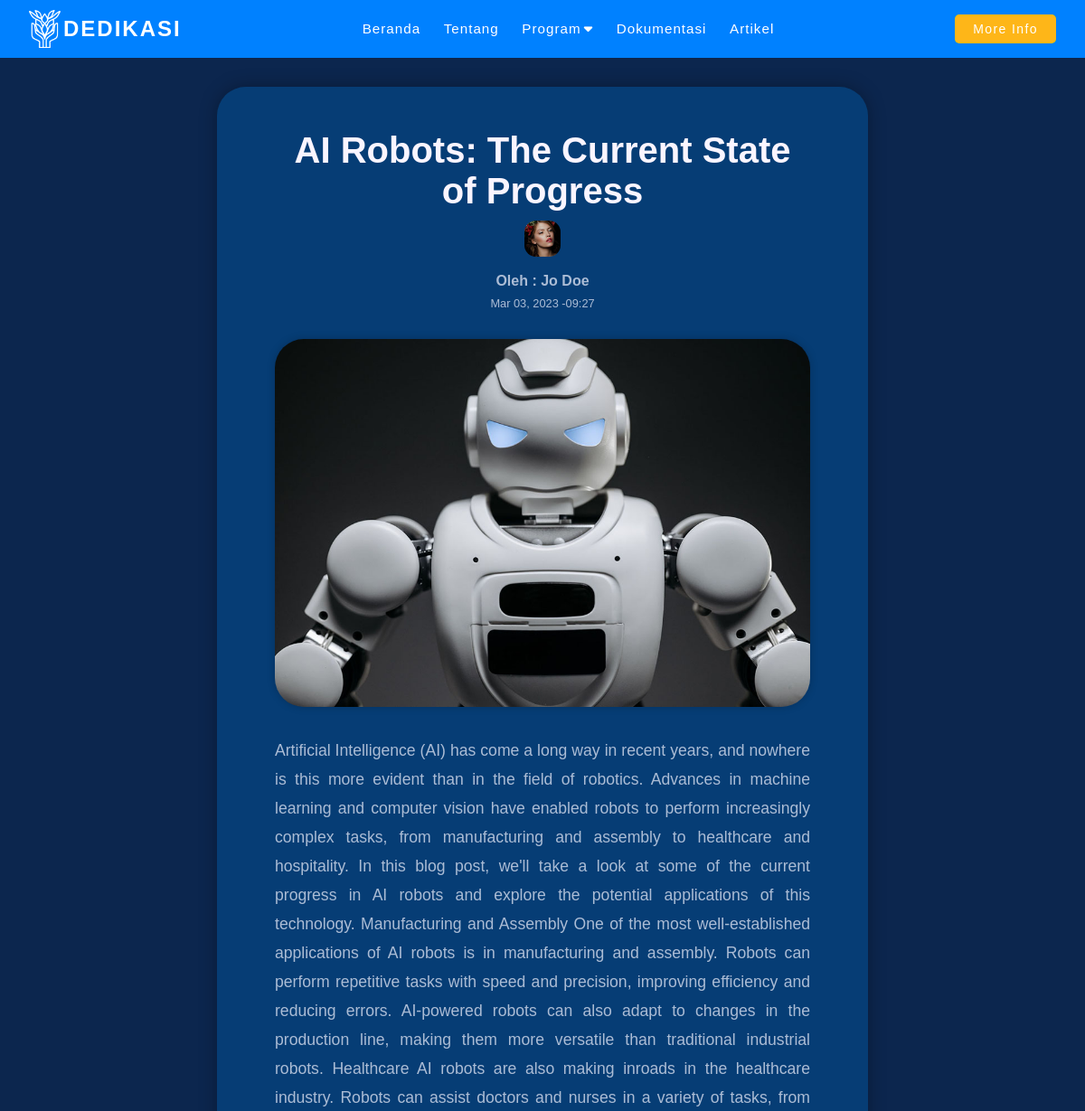
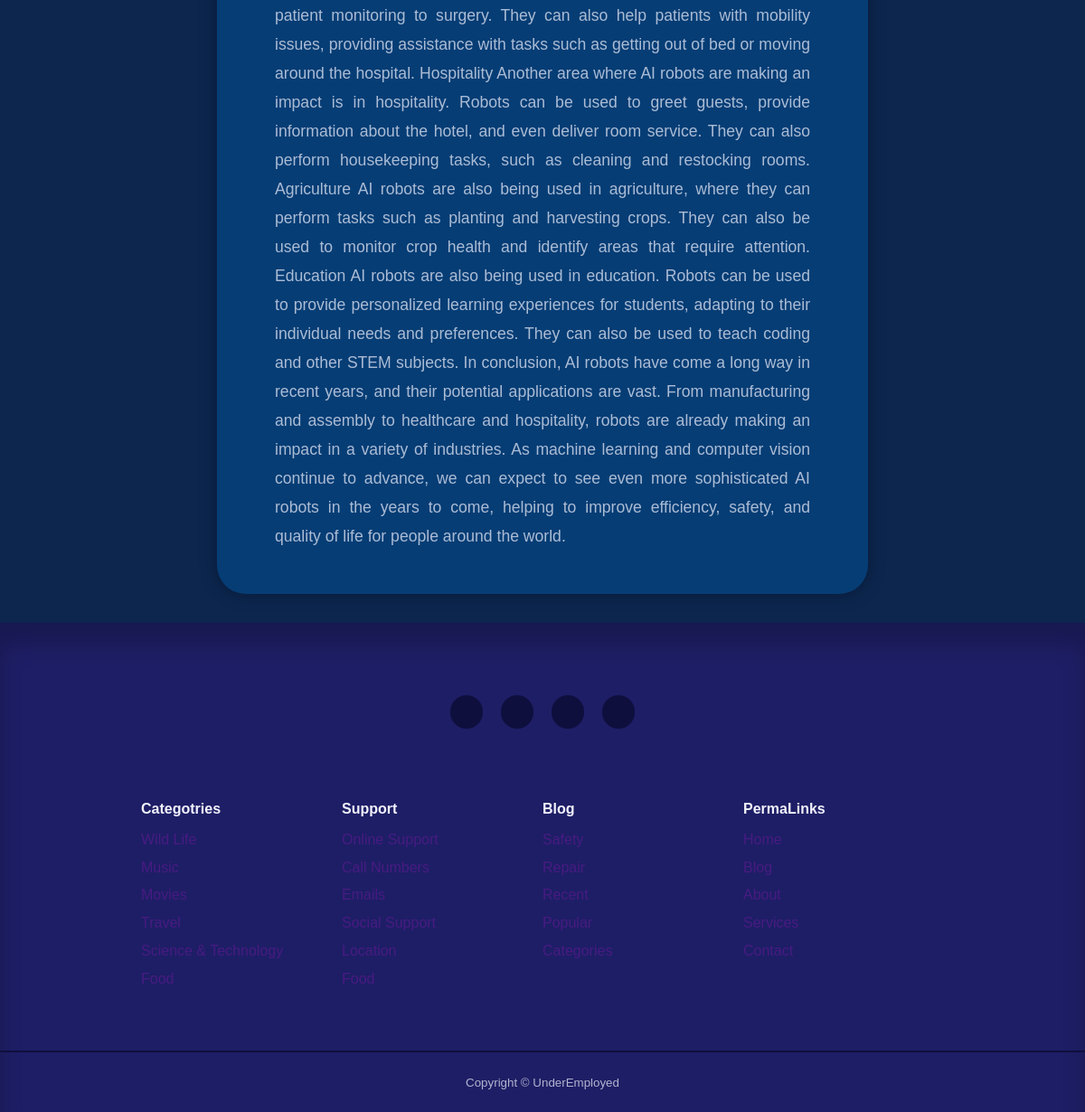
Page /post.php?id=22 on the committed database (2 pictures, top to bottom).
### tables this page shows
CREATE TABLE `posts` (
  `id` int(11) UNSIGNED NOT NULL,
  `title` varchar(255) NOT NULL,
  `body` text NOT NULL,
  `thumbnail` varchar(255) NOT NULL,
  `date_time` timestamp NOT NULL DEFAULT current_timestamp(),
  `category_id` int(11) UNSIGNED DEFAULT NULL,
  `author_id` int(11) UNSIGNED NOT NULL,
  `is_featured` tinyint(1) NOT NULL
);

CREATE TABLE `users` (
  `id` int(11) UNSIGNED NOT NULL,
  `firstname` varchar(50) NOT NULL,
  `lastname` varchar(50) NOT NULL,
  `username` varchar(50) NOT NULL,
  `email` varchar(100) NOT NULL,
  `password` varchar(255) NOT NULL,
  `avatar` varchar(255) NOT NULL,
  `is_admin` tinyint(1) NOT NULL
);

### post.php (the view)
<?php
include 'partials/navbar.php';
if (isset($_GET['id'])) {
    $id = filter_var($_GET['id'], FILTER_SANITIZE_NUMBER_INT);
    $query = "SELECT * FROM posts WHERE id=$id";
    $result = mysqli_query($connection, $query);
    $post = mysqli_fetch_assoc($result);
    $author_id = $post['author_id'];
    $author_query = "SELECT * FROM users WHERE id=$author_id";
    $author_result = mysqli_query($connection, $author_query);
    $author = mysqli_fetch_assoc($author_result);
} else {
    header('location: ' . ROOT_URL . 'blog.php');
    die();
}
?>
<section class="singlepost">
    <div class="container singlepost__container">
        <h2>
            <?= $post['title'] ?>
        </h2>
        <div class="post__author">
            <div class="post__author-avatar">
                <img src="./images/<?= $author['avatar'] ?>">
            </div>
            <div class="post__author-info">
                <h5>Oleh : <?= "{$author['firstname']} {$author['lastname']}" ?></h5>
                <small>
                    <?= date("M d, Y -H:i", strtotime($post['date_time'])) ?>
                </small>
            </div>
        </div>
        <div class="singlepost__thumbnail">
            <img src="./images/<?= $post['thumbnail'] ?>">
        </div>
        <p><?= $post['body'] ?></p>
    </div>
</section>
<?php
include './partials/footer.php';
?>

### partials/navbar.php (shortened to what this page needs)
<!DOCTYPE html>
<html lang="en">
<head>
    <link rel="stylesheet" href="<?= ROOT_URL ?>css/style.css">
    <link rel="stylesheet" href="https://cdnjs.cloudflare.com/ajax/libs/font-awesome/6.5.2/css/all.min.css"
 />
    <link rel="stylesheet" href="https://cdnjs.cloudflare.com/ajax/libs/remixicon/4.2.0/remixicon.min.css"
 />
    <link rel="stylesheet"
        href="https://cdnjs.cloudflare.com/ajax/libs/OwlCarousel2/2.3.4/assets/owl.carousel.min.css" />
    <link rel="stylesheet"
        href="https://cdnjs.cloudflare.com/ajax/libs/OwlCarousel2/2.3.4/assets/owl.theme.default.min.css" />
    <link rel="stylesheet" href="https://cdnjs.cloudflare.com/ajax/libs/Swiper/3.3.1/css/swiper.css"
 />
</head>
<body>
    <header>
        <div class="header-container">
            <div class="logo-container">
                <div class="logo"><img src="<?= ROOT_URL ?>assets/icon/header_logo.png" alt=""><span>DEDIKASI</span>
                </div>
            </div>
            <div class="nav-btn">
                <div class="nav-links">
                    <ul>
                        <li class="nav-link" style="--i: .6s">
                            <a href="<?= ROOT_URL ?>">Beranda</a>
                        </li>
                        <li class="nav-link" style="--i: .6s">
                            <a href="#">Tentang</a>
                        </li>
                        <li class="nav-link" style="--i: .85s">
                            <a href="#">Program<i class="fas fa-caret-down"></i></a>
                        </li>
                        <li class="nav-link" style="--i: 1.35s">
                            <a href="#">Dokumentasi</a>
                        </li>
                        <li class="nav-link" style="--i: 1.35s">
                            <a href="<?= ROOT_URL ?>blog.php">Artikel</a>
                        </li>
                    </ul>
                </div>
                <div class="button" style="--i: 1.8s">
                    <a href="<?= ROOT_URL ?>login.php">More Info</a>
                </div>
            </div>
        </div>
    </header>

### partials/footer.php (shortened to what this page needs)
<footer>
    <div class="footer__socials">
        <a href="https://www.youtube.com/channel/UCvtrqmex9f7J9hxZfmhoHRw" target="_blank"><i class="uil uil-youtube"></i></a>
        <a href="https://www.instagram.com/_underemployed_/" target="_blank"><i class="uil uil-instagram-alt"></i></a>
        <a href="https://www.linkedin.com/in/nithin-a-06b946256/" target="_blank"><i class="uil uil-linkedin"></i></a>
        <a href="" target="_blank"><i class="uil uil-facebook-f"></i></a>
    </div>
    <div class="container footer__container">
        <article>
            <h4>Categotries</h4>
            <ul>
                <li><a href="">Wild Life</a></li>
                <li><a href="">Music</a></li>
                <li><a href="">Movies</a></li>
                <li><a href="">Travel</a></li>
                <li><a href="">Science & Technology</a></li>
                <li><a href="">Food</a></li>
            </ul>
        </article>
        <article>
            <h4>Support</h4>
            <ul>
                <li><a href="">Online Support</a></li>
                <li><a href="">Call Numbers</a></li>
                <li><a href="">Emails</a></li>
                <li><a href="">Social Support</a></li>
                <li><a href="">Location</a></li>
                <li><a href="">Food</a></li>
            </ul>
        </article>
        <article>
            <h4>Blog</h4>
            <ul>
                <li><a href="">Safety</a></li>
                <li><a href="">Repair</a></li>
                <li><a href="">Recent</a></li>
                <li><a href="">Popular</a></li>
                <li><a href="">Categories</a></li>
            </ul>
        </article>
        <article>
            <h4>PermaLinks</h4>
            <ul>
                <li><a href="">Home</a></li>
                <li><a href="">Blog</a></li>
                <li><a href="">About</a></li>
                <li><a href="">Services</a></li>
                <li><a href="">Contact</a></li>
            </ul>
        </article>
    </div>
    <div class="footer__copyright">
        <small>Copyright &copy; UnderEmployed</small>
    </div>
  </footer>
</body>
</html>

### rows in the picture
posts: title "AI Robots: The Current State of Progress", date_time "Mar 03, 2023 -09:27", thumbnail (picture), body "Artificial Intelligence (AI) has come a long way in recent years, and nowhere is this more evident than in the field of robotics. Advances in machine learning and computer vision have enabled robots to perform increasingly complex tasks, from manufacturing and assembly to healthcare and hospitality. In this blog post, we'll take a look at some of the current progress in AI robots and explore the potential applications of this technology. Manufacturing and Assembly One of the most well-established applications of AI robots is in manufacturing and assembly. Robots can perform repetitive tasks with speed and precision, improving efficiency and reducing errors. AI-powered robots can also adapt…"
users: avatar (picture), firstname "Jo", lastname "Doe"
